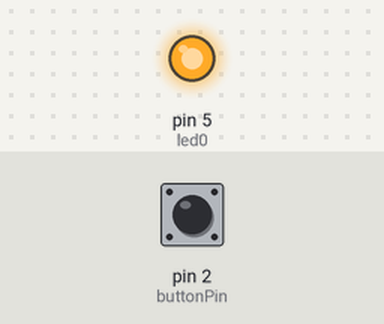
Bench run of a sketch on a simulated Arduino Uno, built with avr-gcc and run on an emulated ATmega328P. On the bench: output pins drawn as LEDs (lit = HIGH). Inputs (shaded band) come from the test bench; at power-on: pin 2 (buttonPin) HIGH.

Above: at 1.2 s.
1.3 s: pin 2 (buttonPin) pulled LOW for 0.25 s
At 1.5 s:
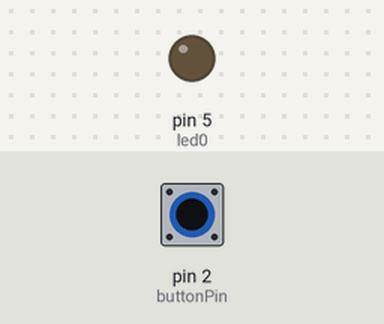
3.1 s: pin 2 (buttonPin) pulled LOW for 3.2 s
At 7.0 s:
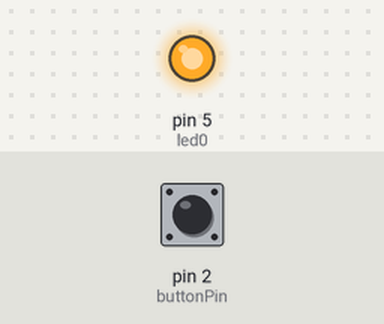
Timing chart, 0 to 8.5 s (numbered marks = the images above; inputs shaded):
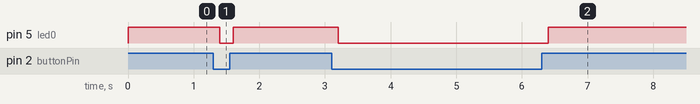

The sketch:

Array_8_LEDS_EX_4.ino
```cpp
/**********************************************************************************
**                                                                               **
**                           on/off button control LED                           **
**                                                                               **
**                                                                               **
**********************************************************************************/
//********** Includes *************************************************************
//********** Variables ************************************************************
const int led0 = 5;          // donar nom al pin 5 de l’Arduino
const int buttonPin = 2;     // donar nom al pin 2 de l’Arduino
int buttonState = 0;         // per guardar l’estat en que és troba el button
//********** Setup ****************************************************************
void setup()
{
  pinMode(led0, OUTPUT);     // definir el pin 5 com una sortida
  pinMode(buttonPin, INPUT); // definir el pin 2 com una entrada
}
//********** Loop *****************************************************************
void loop()
{
        buttonState = digitalRead(buttonPin);  //llegir l’estat del button i gardar-lo
  if (buttonState == 0)
  {
digitalWrite (led0, LOW);
        }
          else
          {
digitalWrite (led0, HIGH);
          }
          delay(200);  //per no estar llegint button molt ràpid
        }
        //********** Funcions *************************************************************
```

Measured:
- after the input at 1.3 s, pin 5 (led0): HIGH → LOW after 0.10 s, → HIGH 0.20 s later
- after the input at 3.1 s, pin 5 (led0): HIGH → LOW after 0.10 s, → HIGH 3.2 s later
